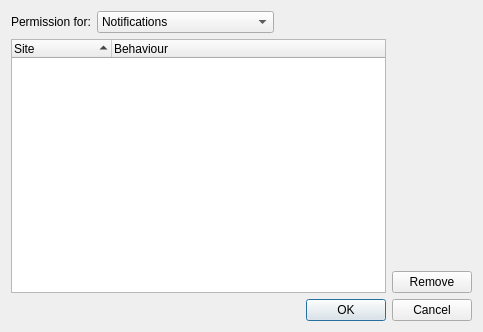
<?xml version="1.0" encoding="UTF-8"?>
<ui version="4.0">
 <class>HTML5PermissionsDialog</class>
 <widget class="QDialog" name="HTML5PermissionsDialog">
  <property name="geometry">
   <rect>
    <x>0</x>
    <y>0</y>
    <width>483</width>
    <height>332</height>
   </rect>
  </property>
  <property name="windowTitle">
   <string>HTML5 Permissions</string>
  </property>
  <layout class="QGridLayout" name="gridLayout">
   <item row="1" column="1">
    <layout class="QVBoxLayout" name="verticalLayout_2">
     <item>
      <spacer name="verticalSpacer">
       <property name="orientation">
        <enum>Qt::Vertical</enum>
       </property>
       <property name="sizeHint" stdset="0">
        <size>
         <width>20</width>
         <height>40</height>
        </size>
       </property>
      </spacer>
     </item>
     <item>
      <widget class="QPushButton" name="remove">
       <property name="text">
        <string>Remove</string>
       </property>
      </widget>
     </item>
    </layout>
   </item>
   <item row="2" column="0" colspan="2">
    <widget class="QDialogButtonBox" name="buttonBox">
     <property name="orientation">
      <enum>Qt::Horizontal</enum>
     </property>
     <property name="standardButtons">
      <set>QDialogButtonBox::Cancel|QDialogButtonBox::Ok</set>
     </property>
    </widget>
   </item>
   <item row="1" column="0">
    <widget class="QTreeWidget" name="treeWidget">
     <property name="indentation">
      <number>0</number>
     </property>
     <property name="sortingEnabled">
      <bool>true</bool>
     </property>
     <property name="allColumnsShowFocus">
      <bool>true</bool>
     </property>
     <column>
      <property name="text">
       <string>Site</string>
      </property>
     </column>
     <column>
      <property name="text">
       <string>Behaviour</string>
      </property>
     </column>
    </widget>
   </item>
   <item row="0" column="0" colspan="2">
    <layout class="QHBoxLayout" name="horizontalLayout">
     <item>
      <widget class="QLabel" name="label">
       <property name="text">
        <string>Permission for:</string>
       </property>
      </widget>
     </item>
     <item>
      <widget class="QComboBox" name="feature">
       <item>
        <property name="text">
         <string>Notifications</string>
        </property>
       </item>
       <item>
        <property name="text">
         <string>Geolocation</string>
        </property>
       </item>
       <item>
        <property name="text">
         <string>Microphone</string>
        </property>
       </item>
       <item>
        <property name="text">
         <string>Camera</string>
        </property>
       </item>
       <item>
        <property name="text">
         <string>Microphone and Camera</string>
        </property>
       </item>
       <item>
        <property name="text">
         <string>Hide Pointer</string>
        </property>
       </item>
       <item>
        <property name="text">
         <string>Display Capture</string>
        </property>
       </item>
       <item>
        <property name="text">
         <string>Display and Audio Capture</string>
        </property>
       </item>
      </widget>
     </item>
     <item>
      <spacer name="horizontalSpacer">
       <property name="orientation">
        <enum>Qt::Horizontal</enum>
       </property>
       <property name="sizeHint" stdset="0">
        <size>
         <width>40</width>
         <height>20</height>
        </size>
       </property>
      </spacer>
     </item>
    </layout>
   </item>
  </layout>
 </widget>
 <resources/>
 <connections>
  <connection>
   <sender>buttonBox</sender>
   <signal>accepted()</signal>
   <receiver>HTML5PermissionsDialog</receiver>
   <slot>accept()</slot>
   <hints>
    <hint type="sourcelabel">
     <x>248</x>
     <y>254</y>
    </hint>
    <hint type="destinationlabel">
     <x>157</x>
     <y>274</y>
    </hint>
   </hints>
  </connection>
  <connection>
   <sender>buttonBox</sender>
   <signal>rejected()</signal>
   <receiver>HTML5PermissionsDialog</receiver>
   <slot>reject()</slot>
   <hints>
    <hint type="sourcelabel">
     <x>316</x>
     <y>260</y>
    </hint>
    <hint type="destinationlabel">
     <x>286</x>
     <y>274</y>
    </hint>
   </hints>
  </connection>
 </connections>
</ui>
